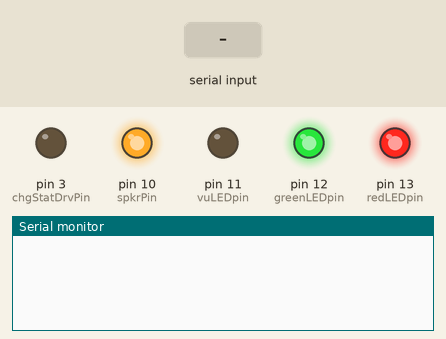
A sketch run on a simulated Arduino Uno, built with avr-gcc and run on an emulated ATmega328P. Parts: output pins drawn as LEDs (lit = HIGH), the last lines printed to the serial monitor. Inputs (shaded band) come from the test bench. The modem accepts every AT command (registered, SIM ready, sends succeed) and sends nothing else.

Above: at 1.2 s.
1.3 s: "!" received over Serial
At 1.7 s:
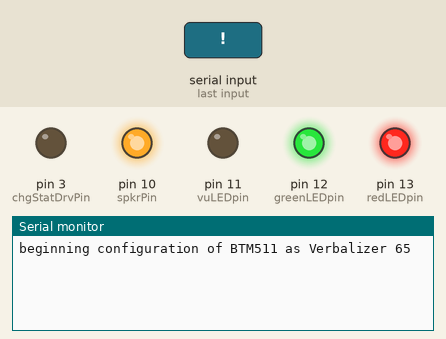
4.3 s: "!" received over the second serial link
At 7.0 s:
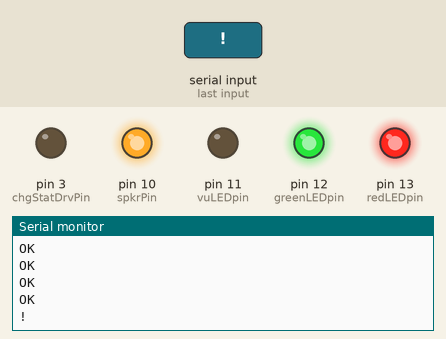

The sketch:

bluetooth_config.pde
```cpp
#include <NewSoftSerial.h>

String idString = "Verbalizer 65";

int pairingSwPin = 2;
int chgStatDrvPin = 3;
int chgStatSnsPin = 4;
int btRxPin = 5;
int btTxPin = 6;
int d8Pin = 8;
int d9Pin = 9;
int spkrPin = 10;
int vuLEDpin = 11;
int greenLEDpin = 12;
int redLEDpin = 13;

NewSoftSerial btSerial(btRxPin, btTxPin);

void setup() {
  digitalWrite(vuLEDpin, LOW);
  digitalWrite(greenLEDpin, HIGH);
  digitalWrite(redLEDpin, HIGH);
  digitalWrite(d8Pin, HIGH);
  digitalWrite(d9Pin, HIGH);
  digitalWrite(pairingSwPin, HIGH);
  digitalWrite(spkrPin, HIGH);
  digitalWrite(chgStatSnsPin, LOW);
  digitalWrite(chgStatDrvPin, LOW);

  pinMode(vuLEDpin, OUTPUT);
  pinMode(greenLEDpin, OUTPUT);
  pinMode(redLEDpin, OUTPUT);
  pinMode(d8Pin, INPUT);
  pinMode(d9Pin, INPUT);
  pinMode(pairingSwPin, INPUT);
  pinMode(spkrPin, OUTPUT);
  pinMode(chgStatSnsPin, INPUT);
  pinMode(chgStatDrvPin, OUTPUT);

  Serial.begin(9600);
  btSerial.begin(9600);
}

void loop() {
  // HW serial - SW serial patch-thru
  if (btSerial.available()) {
    Serial.print((char)btSerial.read());
  }
  if (Serial.available()) {
    char c = (char)Serial.read();
    //    btSerial.print((char)Serial.read());
    if (c == '!') {
      Serial.print("beginning configuration of BTM511 as ");
      Serial.println(idString);
      btConfig(idString);
      Serial.println("completed configuration of BTM511");
    }
    else {
      btSerial.print(c);
    }
  }
}

/* NOTE: configureBluetooth() should only be called once,
 * during initial assembly and testing.  All settings made here
 * are stored in non-volatile memory and do not need to be re-entered.
 * See other methods for userspace applications.
 * Most of these commands do not take effect until the next reset so, when
 * finished, we save all settings to non-volatile memory and restart the
 * module.  A complete refernce for the commands and registers used can
 * be found in the BTM511 datasheet available from Laird Technologies.
 */
void btConfig(String permanentName) {
  // perform factory reset:
  btSerial.println("at&f*");
  delay(2000);
  flushOut();

  // enable handsfree HFP + serial (SPP) profiles:
  btSerial.println("ats102=$0011");
  delay(100);
  flushOut();

  // configure the module to startup (and remain in) a  connectable state:
  btSerial.println("ats512=3");  // default to connectable (but not discoverable)
  delay(100);
  flushOut();

  btSerial.println("ats554=0");  // never time out of this state
  delay(100);
  flushOut();

  // specify that the device has no input/output capabilities (used to determine
  // how to handle Bluetooth pairing)
  btSerial.println("ats321=3");
  delay(100);
  flushOut();

  // when the host attempts to open the serial port, auto-answer after one ring
  btSerial.println("ats0=1");
  delay(100);
  flushOut();

  // enable the module's microphone pre-amp:
  btSerial.println("ats415=1");
  delay(100);
  flushOut();

  // set the device's permanent friendly name
  btSerial.print("at+btn=\"");
  btSerial.print(permanentName);
  btSerial.println("\"");
  delay(100);
  flushOut();

  // write the new settings to non-volatile memory:
  btSerial.println("at&w");
  delay(2000);
  flushOut();

  // restart the module to have new settings take effect:
  btSerial.println("atz");
  delay(2000);
  flushOut();
}

void flushOut() {
  while (btSerial.available()) {
    Serial.print((char)btSerial.read());
  }
}
```

Measured:
- after the input at 1.3 s, the serial monitor: prints a new line at once (image 1)
- after the input at 4.3 s, the serial monitor: prints a new line after 1.8 s (image 2)
